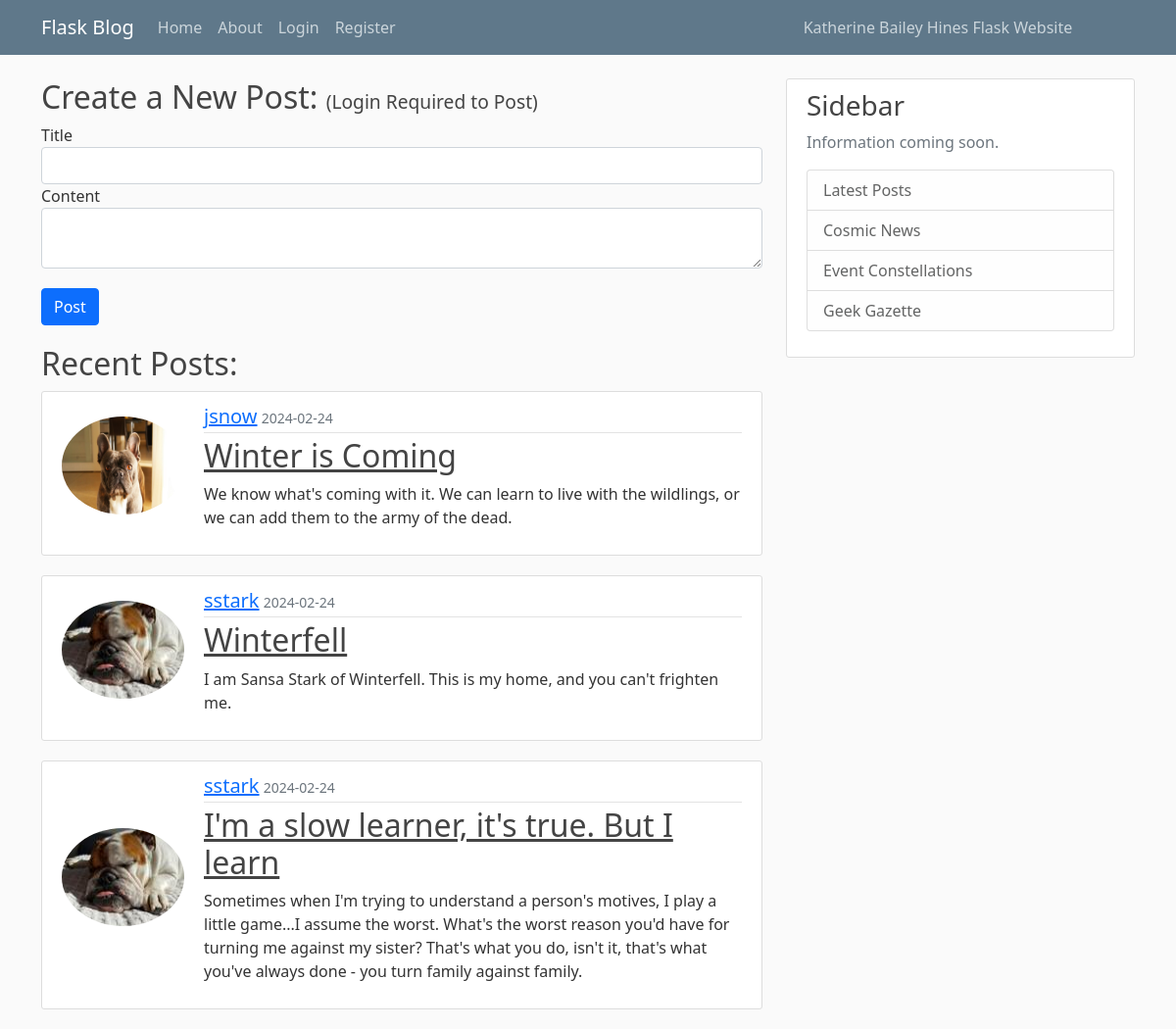
Before: / with the older database file.
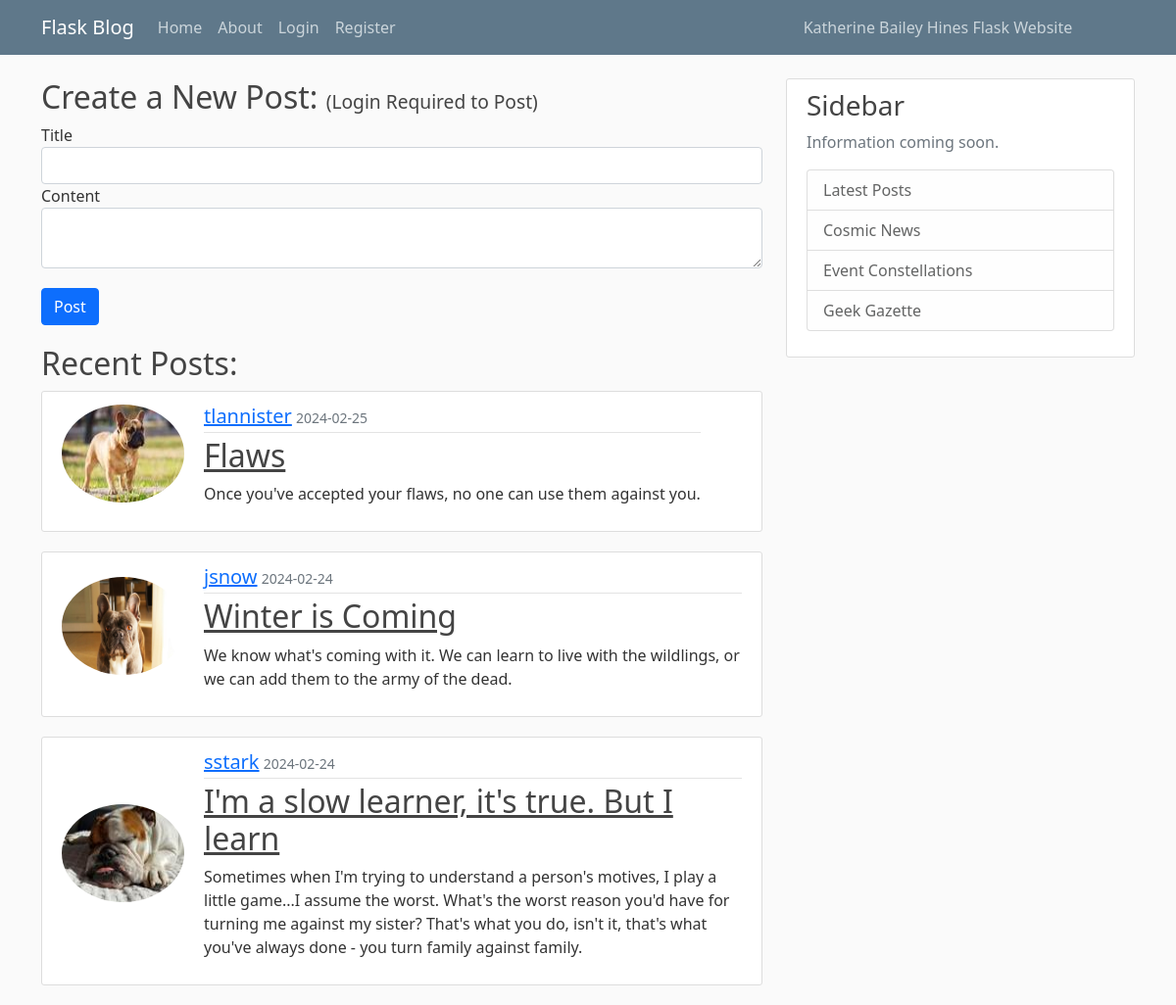
After: the same page with the newer database file.
### app.py (models this page shows, shortened)
class Post(db.Model):
    id = db.Column(db.Integer, primary_key=True)
    title = db.Column(db.String(100), nullable=False)
    datePosted = db.Column(db.DateTime, nullable=False, default=datetime.utcnow)
    content = db.Column(db.Text, nullable=False)
    user_id = db.Column(db.Integer, db.ForeignKey('user.id'), nullable=False)
    author = db.relationship('User', backref='author_posts', lazy=True)

class User(db.Model):
    id = db.Column(db.Integer, primary_key=True)
    firstName = db.Column(db.String(40), unique=False, nullable=False)
    lastName = db.Column(db.String(40), unique=False, nullable=False)
    username = db.Column(db.String(15), unique=True, nullable=False)
    email = db.Column(db.String(100), unique=True, nullable=False)
    image_file = db.Column(db.String(20), nullable=False, default='default.jpg')
    password = db.Column(db.String(60), nullable=False)
    posts = db.relationship('Post', backref='author_posts', lazy=True)
    password = db.Column(db.String(60), nullable=False)

### app.py (the view, shortened to what this page needs)
@app.route('/')
def home():
    new_user_id = request.args.get('new_user_id')
    new_user = None
    if new_user_id:
        new_user = User.query.get(new_user_id)
    post_form = PostForm()
    posts = Post.query.order_by(Post.datePosted.desc()).all()
    return render_template('home.html', posts=posts, new_user=new_user, post_form=post_form)

### forms.py
class PostForm(FlaskForm):
    title = StringField('Title', validators=[InputRequired()])
    content = TextAreaField('Content', validators=[InputRequired()])
    submit = SubmitField('Post')

### templates/home.html (shortened to what this page needs)
{% extends 'layout.html' %}
{% block content %}
<h2>Create a New Post: <small style="font-size: 0.6em;">(Login Required to Post)</small></h2>
<form method="POST" action="{{ url_for('create_post') }}">
  <div>
    {{ post_form.title.label }}
    {{ post_form.title(class="form-control") }}
  </div>
  <div>
    {{ post_form.content.label }}
    {{ post_form.content(class="form-control") }}
  </div>
  <div style="height: 20px;"></div>
  <div>
    {{ post_form.submit(class="btn btn-primary") }}
  </div>
  <div style="height: 20px;"></div>
</form>
<h2>Recent Posts:</h2>
{% for post in posts %}
<article class="media content-section" style="display: flex; align-items: center;">
  <div class="media-left">
    <img src="{{ url_for('static', filename='profile_pics/' + post.author.image_file) }}"
      class="rounded-circle account-img" style="height: 100px;">
  </div>
  <div class="media-body">
    <div class="article-metadata">
      <a class="mr-2" href="#" style="font-size: 20px;">{{ post.author.username }}</a>
      <small class="text-muted">{{ post.datePosted.strftime('%Y-%m-%d') }}</small>
    </div>
    <h2><a class="article-title" href="#">{{ post.title }}</a></h2>
    <p class="article-content">{{ post.content }}</p>
  </div>
</article>
{% endfor %}
{% endblock content %}

Changed rows visible on the page:
removed Post: image_file (picture), author.username "sstark", datePosted "2024-02-24", title "Winterfell", content "I am Sansa Stark of Winterfell. This is my home, and you can't frighten me."
added Post: image_file (picture), author.username "tlannister", datePosted "2024-02-25", title "Flaws", content "Once you've accepted your flaws, no one can use them against you."
